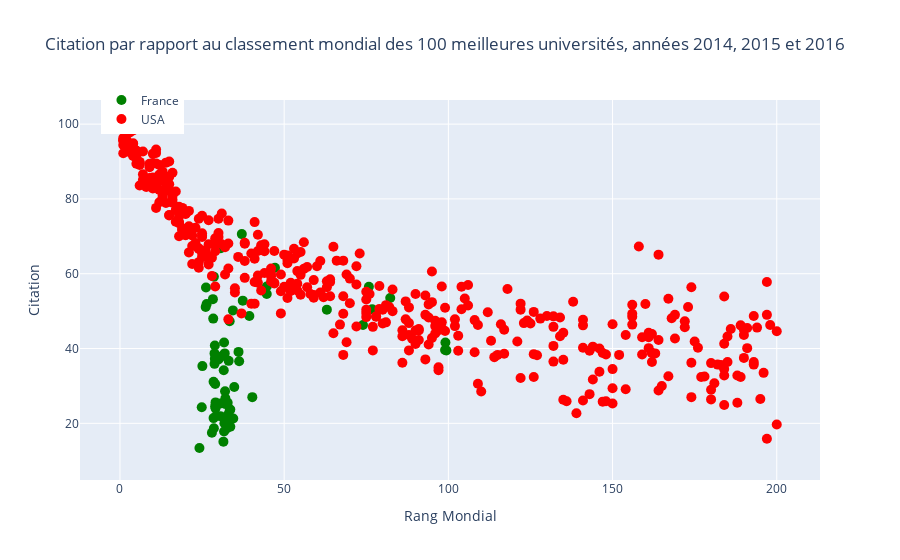

Here is the notebook cell this chart was saved with:
### Code cell
# Création de la trace 1 _ 2014
dfFR = timesData[timesData.country=='France']
dfFR["year_test"] = [str(y) for y in dfFR.year]
dfFR['uni_year'] = dfFR[['university_name', 'year_test']].apply(lambda x: ', '.join(x), axis=1)
trace1 =go.Scatter(
                    x = dfFR.income,
                    y = dfFR.teaching,
                    mode = "markers",
                    name = "France",
                    marker = dict(color = 'green', #num_studentsFR,
                                  size = 10,# dfFR.year  ,
                                  sizeref=0.5),
                                  #colorscale='Viridis', 
                                  #colorbar=dict(thickness=20)),
                    text = dfFR['uni_year'])
# Création de la trace 2 _ 2015
dfUSA = timesData[timesData.country=='United States of America'].fillna(0)
dfUSA["year_test"] = [str(y) for y in dfUSA.year]
dfUSA['uni_year'] = dfUSA[['university_name', 'year_test']].apply(lambda x: ', '.join(x), axis=1)
trace2 =go.Scatter(
                    x = dfUSA.world_rank,
                    y = dfUSA.teaching,
                    mode = "markers",
                    name = "USA",
                    marker = dict(color = 'red', #num_studentsUSA,
                                  size =10 ,#dfUSA.year,
                                  sizeref=0.5),
                                  #colorscale='Viridis', 
                                  #colorbar=dict(thickness=20)),
                    text = dfUSA.uni_year)
# Création de la trace 3 _ 2016
trace3 =go.Scatter(
                    x = df2016.world_rank,
                    y = df2016.citations,
                    mode = "markers",
                    name = "2016",
                    marker = dict(color = 'rgba(0, 255, 200, 0.8)'),
                    text = df2016.university_name)
data = [trace1, trace2]#, trace3]
layout = dict(title = 'Citation par rapport au classement mondial des 100 meilleures universités, années 2014, 2015 et 2016',
              xaxis = dict(title = 'Rang Mondial',ticklen = 5,zeroline = False),
              yaxis = dict(title = 'Citation',ticklen= 5,zeroline = False),
              showlegend=True,
              legend=dict(x=0.029,y=1.038,font=dict(size=12),traceorder="normal")
             )

#axis_style=dict(zeroline=False, showline=True, mirror=True)
fig = dict(data = data, layout = layout)
iplot(fig)

### Figure 1 — Plotly figure (JSON) as saved in the notebook; plotly's stock layout.template omitted (floating-point values rounded to 4 significant figures; data arrays with more than 128 entries replaced by an {"elided": "..."} marker saying what was removed)
{"data": [{"marker": {"color": "green", "size": 10, "sizeref": 0.5}, "mode": "markers", "name": "France", "text": ["École Polytechnique, 2011", "École Normale Supérieure, 2011", "École Normale Supérieure de Lyon, 2011", "Pierre and Marie Curie University, 2011", "École Normale Supérieure, 2012", "École Polytechnique, 2012", "Pierre and Marie Curie University, 2012", "École Normale Supérieure de Lyon, 2012", "Paris Diderot University – Paris 7, 2012", "University of Strasbourg, 2012", "Montpellier University, 2012", "University of Paris North – Paris 13, 2012", "École Normale Supérieure, 2013", "École Polytechnique, 2013", "Pierre and Marie Curie University, 2013", "Paris-Sud University, 2013", "Paris Diderot University – Paris 7, 2013", "École Normale Supérieure de Lyon, 2013", "Joseph Fourier University, 2013", "University of Strasbourg, 2013", "Mines ParisTech, 2013", "Montpellier University, 2013", "Claude Bernard University Lyon 1, 2013", "Paris Dauphine University, 2013", "École Normale Supérieure, 2014", "École Polytechnique, 2014", "Pierre and Marie Curie University, 2014", "Paris-Sud University, 2014", "Joseph Fourier University, 2014", "École Normale Supérieure de Lyon, 2014", "Paris Diderot University – Paris 7, 2014", "Mines ParisTech, 2014", "University of Strasbourg, 2014", "Montpellier University, 2014", "Claude Bernard University Lyon 1, 2014", "École Polytechnique, 2015", "École Normale Supérieure, 2015", "Pierre and Marie Curie University, 2015", "Paris-Sud University, 2015", "École Normale Supérieure de Lyon, 2015", "Joseph Fourier University, 2015", "Paris Diderot University – Paris 7, 2015", "University of Strasbourg, 2015", "Mines ParisTech, 2015", "Montpellier University, 2015", "Claude Bernard University Lyon 1, 2015", "École Normale Supérieure, 2016", "École Polytechnique, 2016", "Pierre and Marie Curie University, 2016", "Paris-Sud University, 2016", "Paris Diderot University – Paris 7, 2016", "École Normale Supérieure de Lyon, 2016", "Joseph Fourier University, 2016", "Paris Descartes University, 2016", "Aix-Marseille University, 2016", "University of Bordeaux, 2016", "Montpellier University, 2016", "University of Strasbourg, 2016", "Toulouse 1 Capitole University, 2016", "Panthéon-Sorbonne University – Paris 1, 2016", "Lille 2 University – Health and Law, 2016", "Claude Bernard University Lyon 1, 2016", "University of Nantes, 2016", "National Institute of Applied Sciences of Lyon (INSA Lyon), 2016", "University of Nice Sophia Antipolis, 2016", "Blaise Pascal University, 2016", "University of Burgundy, 2016", "Paris Dauphine University, 2016", "University of Rennes 1, 2016", "University of Cergy-Pontoise, 2016", "Lille 1 University – Science and Technology, 2016", "University of Paris North – Paris 13, 2016", "Paris-Sorbonne University – Paris 4, 2016"], "type": "scatter", "x": ["-", "30.7", "26.1", "26.4", "44.7", "63.0", "26.2", "25.1", "-", "32.1", "24.9", "24.2", "47.2", "75.8", "28.6", "28.4", "-", "28.9", "36.3", "34.8", "99.4", "32.8", "-", "29.4", "44.7", "74.0", "34.4", "28.8", "36.1", "30.0", "29.1", "99.1", "32.0", "33.4", "33.3", "76.8", "39.4", "33.4", "28.9", "29.3", "31.3", "29.1", "32.0", "99.0", "33.6", "33.6", "37.1", "82.3", "37.4", "28.8", "29.0", "31.7", "31.6", "29.0", "33.1", "30.6", "31.9", "32.8", "32.5", "28.3", "31.5", "34.5", "-", "40.3", "28.5", "-", "-", "30.6", "31.7", "28.6", "31.8", "28.0", "28.5"], "y": [57.9, 66.8, 51.1, 51.9, 56.6, 50.4, 56.3, 35.3, 23.3, 26.7, 24.3, 13.4, 61.6, 56.5, 59.2, 48, 31.9, 40.8, 36.6, 29.7, 39.5, 22.2, 23.6, 22, 54.6, 46.3, 50.2, 35.9, 39.1, 37.1, 24, 41.6, 25.2, 23.4, 21.2, 50.5, 48.7, 47.3, 37.3, 38.1, 38, 25.6, 28.6, 39.6, 23.7, 19.1, 70.6, 53.5, 52.8, 38.7, 30.5, 41.6, 34.2, 24.6, 36.7, 25.3, 38.7, 25.5, 18.6, 53.2, 15.1, 21.3, 19.6, 27, 21.4, 20.2, 21.4, 21.9, 17.8, 18.7, 20, 17.5, 31.1]}, {"marker": {"color": "red", "size": 10, "sizeref": 0.5}, "mode": "markers", "name": "USA", "text": {"elided": "659 str values"}, "type": "scatter", "x": {"elided": "659 str values"}, "y": {"elided": "659 float values"}}], "layout": {"legend": {"font": {"size": 12}, "traceorder": "normal", "x": 0.029, "y": 1.038}, "showlegend": true, "title": {"text": "Citation par rapport au classement mondial des 100 meilleures universités, années 2014, 2015 et 2016"}, "xaxis": {"ticklen": 5, "title": {"text": "Rang Mondial"}, "zeroline": false}, "yaxis": {"ticklen": 5, "title": {"text": "Citation"}, "zeroline": false}}}
